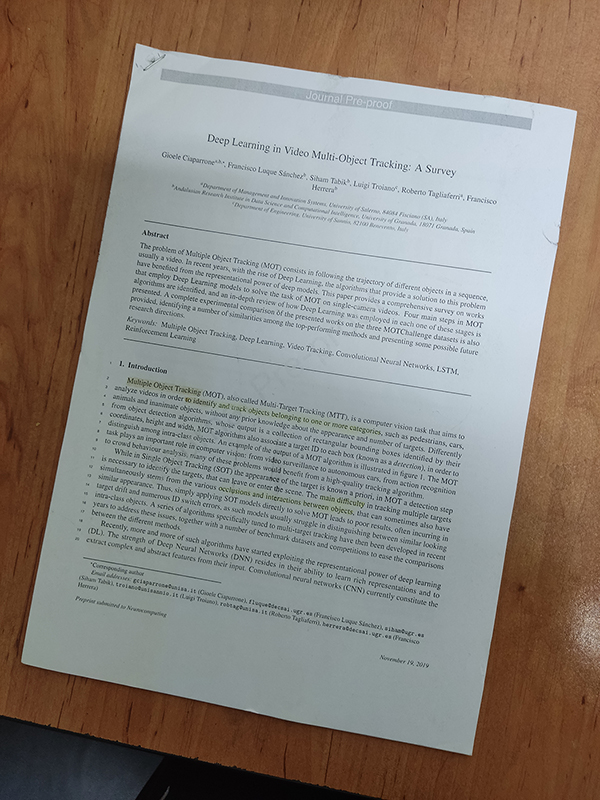
#> input picture HW[7]/images/example.jpg, 600 x 800 px, found by its file name
$ jupyter execute Q3.ipynb
#> lines starting #> are read from the running program, lines starting #| are printed output that depends on the picture; after the words box and inside, x2 and y2 are one past the last pixel; in counts of white or black regions, pixels touching at a corner belong together
# Imports

[cell 1]
import cv2
import numpy as np
import matplotlib.pyplot as plt

# Utilities

[cell 2]
def imshow(im):
    width, height, *channels = im.shape
    if channels:
        # By default, OpenCV tends to work with images in the BGR format.
        # This is due to some outdated practices, but it has been left in the library.
        # We can iterate the channels in reverse order to get an RGB image.
        plt.imshow(im[:,:,::-1])
    else:
        plt.imshow(im, cmap='gray')
    plt.axis('off')

[cell 3]
def reorder(vertices):
    # OpenCV *prefers* if we use `np.float32`.
    reordered = np.zeros_like(vertices, dtype=np.float32)
    add = vertices.sum(1)
    reordered[0] = vertices[np.argmin(add)]
    reordered[2] = vertices[np.argmax(add)]
    diff = np.diff(vertices, axis=1)
    reordered[1] = vertices[np.argmin(diff)]
    reordered[3] = vertices[np.argmax(diff)]
    return reordered

# Image

[cell 4]
im = cv2.imread('example.jpg')
#> im is the input picture: shape (800, 600, 3); mean B, G, R 122.1, 130.1, 137.6
imshow(im)

# Process

Follow the hints in each section to implement the functions.

## Grayscale Transform

Use the `cv2.cvtColor` function with any color space you deem appropriate. The resulting image should have a single channel.

[cell 5]
def to_grayscale(im):
    R = im[:, :, 0]
    G = im[:, :, 1]
    B = im[:, :, 2]
    luminance = 0.299*R + 0.587*G + 0.114*B
    return np.uint8(luminance)

[cell 6]
grayscale = to_grayscale(im)
#> in to_grayscale, `R = im[:, :, 0]`:
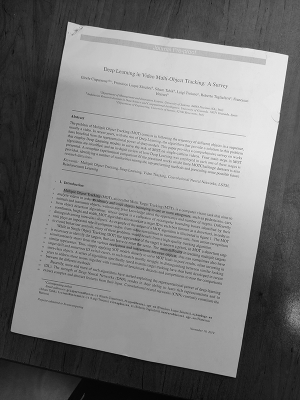
#> R: shape (800, 600) (shown at 1/2 size); min 0, max 255, mean 122.1
#> in to_grayscale, `G = im[:, :, 1]`:
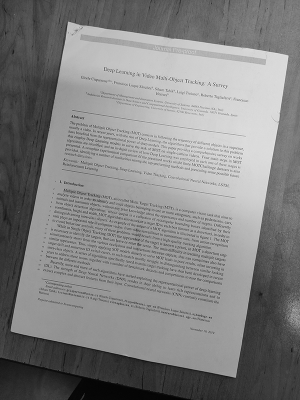
#> G: shape (800, 600) (shown at 1/2 size); min 0, max 255, mean 130.1
#> in to_grayscale, `B = im[:, :, 2]`:
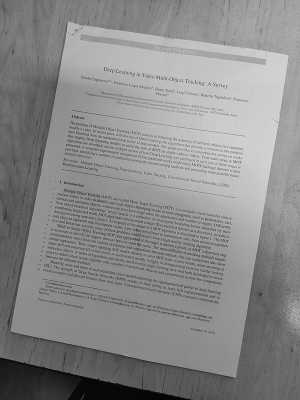
#> B: shape (800, 600) (shown at 1/2 size); min 0, max 254, mean 137.6
plt.figure(figsize=(15,15))
imshow(grayscale)

## Blurring the Image

The Gaussian filter or its more advanced sibling, the Bilateral filter, have shown the best results. Go with whatever smoothing filter you prefer. Considering that the image is highly likely to contain texts, adjust your window size accordingly.

[cell 7]
def blur(im):
    output = cv2.bilateralFilter(im, 3,75,75)
    return output

blurred = blur(grayscale)
plt.figure(figsize=(15,15))
imshow(blurred)

## Edge Detection

The `cv2.Canny` filter tends to generate the best results. Tune its thresholds using the provided image and try it on a few more examples.

[cell 8]
def to_edges(im):
    result = cv2.Canny(im, 50, 220)
    return result

[cell 9]
edges = to_edges(blurred)
#> in to_edges, `result = cv2.Canny(im, 50, 220)`:
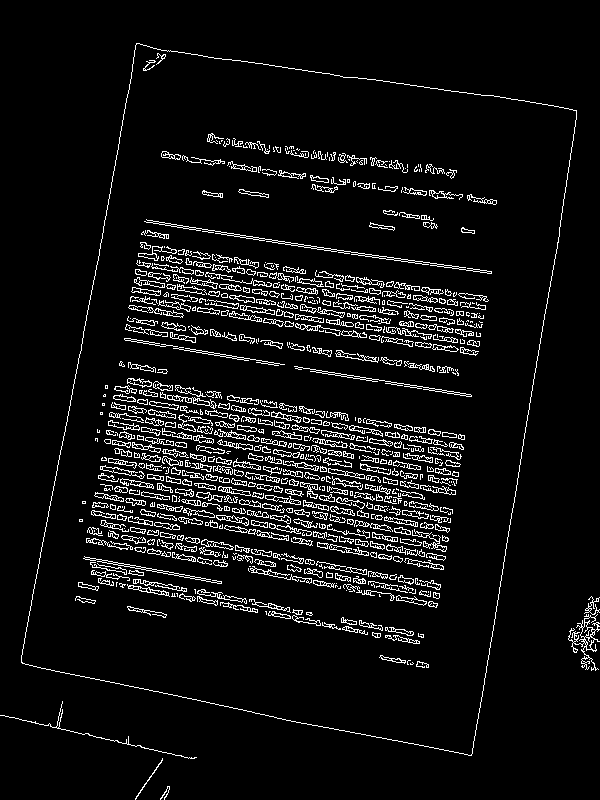
#> result: shape (800, 600); 6.7% white in thin lines or dots
plt.figure(figsize=(15,15))
imshow(edges)

## Contour Detection

We highly suggest that you learn more about [image contours](https://docs.opencv.org/4.x/d4/d73/tutorial_py_contours_begin.html), specifically, the `cv2.findContours` function. You'd want to find the contour that has the largest surface area (using `cv2.contourArea`) and simplify its boundaries to a quadrilateral using `cv2.approxPolyDP` (and possibly `cv2.arcLength`). If this all sounds too complicated, go with the Hough transform. As discussed in the instructions, you can use the Hough transform to identify four lines within the output of `to_edges` to identify the most prominent parallelogram present in the image. This isn't, however, the best solution.

Regardless of the method, the output of the function must be the coordinates of the four vertices containing the page, in the form of a `4x2` array.

*Hint*: If you are using `cv2.findContours`, the Simple Approximation Model suffices for our purposes.

[cell 10]
def find_vertices(im):
    # find all contours
    contours, hierarchy = cv2.findContours(im, cv2.RETR_TREE, cv2.CHAIN_APPROX_SIMPLE)
    # find largest area contour
    max_area = -1
    for i in range(len(contours)):
        area = cv2.contourArea(contours[i])
        if area>max_area:
            cnt = contours[i]
            max_area = area
    # simplify its boundaries to a quadrilateral
    cnt = cv2.approxPolyDP(cnt,0.01*cv2.arcLength(cnt,True),True)
    return np.squeeze(cnt)

[cell 11]
# Let's draw the points on the original image.
imshow(im)
vertices = find_vertices(edges)
#> in find_vertices, `contours, hierarchy = cv2.findContours(im, cv2.RETR_TREE, cv2.CHAIN_AP..`: contours = 1661 contours, 1045 with area under 20; largest, box (x1, y1, x2, y2) and area: (21, 43, 577, 756) 291056, (21, 43, 577, 756) 291052, (144, 219, 492, 274) 500, (568, 614, 600, 671) 293, (83, 556, 222, 584) 243
#> the loop in find_vertices, `for i in range(len(contours)):` made 1661 passes
#> (area, max_area) on passes 2, 4, 21: (25, 25), (293, 293), (291056, 291056)
#> after the loop in find_vertices, `for i in range(len(contours)):`: cnt = contour of 767 points, box (x1, y1, x2, y2) (21, 43, 577, 756), area 291056; max_area = 291056
#> in find_vertices, `cnt = cv2.approxPolyDP(cnt,0.01*cv2.arcLength(cnt,True),True)`: cnt = [[136, 43], [21, 662], [471, 755], [576, 110]]
#> vertices = [[136, 43], [21, 662], [471, 755], [576, 110]]
plt.scatter([x for x, y in vertices], [y for x, y in vertices])
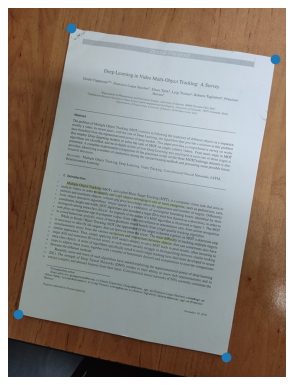
#> figure drawn by matplotlib, 1 panel

## Perspective Transform

We can use the `cv2.getPerspectiveTransform` function to find a transform that maps the region we have identified to a rectangle that we can easily crop. You then need to use `cv2.warpPerspective` to apply this transform and crop out the target region.

**Note**: `cv2.getPerspectiveTransform` expects your vertices in a particular order. They should be top left, top right, bottom right, and finally, bottom left. We have implemented a utility function for this purpose.

[cell 12]
def crop_out(im, vertices):
    width = np.max(vertices[:, 0]) - np.min(vertices[:, 0])
    height = np.max(vertices[:, 1]) - np.min(vertices[:, 1])
    target = np.array([[0, 0], [width-1, height-1], [0, height-1], [width-1, 0]])
    target, vertices = reorder(np.array(target)), reorder(np.array(vertices))
    transform = cv2.getPerspectiveTransform(vertices, target)  # get the top or bird eye view effect
    return cv2.warpPerspective(im, transform, (width, height))

[cell 13]
cropped = crop_out(im, vertices)
#> in crop_out, `width = np.max(vertices[:, 0]) - np.min(vertices[:, 0])`: width = 555
#> in crop_out, `height = np.max(vertices[:, 1]) - np.min(vertices[:, 1])`: height = 712
#> in crop_out, `target = np.array([[0, 0], [width-1, height-1], [0, height-1], [width-..`: target = [[0, 0], [554, 711], [0, 711], [554, 0]]
#> in reorder, `add = vertices.sum(1)`: add = [0, 1265, 711, 554]
#> in reorder, `diff = np.diff(vertices, axis=1)`: diff = [0, 157, 711, -554]
#> in crop_out, `target, vertices = reorder(np.array(target)), reorder(np.array(vertice..`: target = [[0, 0], [554, 0], [554, 711], [0, 711]]; vertices = [[136, 43], [576, 110], [471, 755], [21, 662]]
#> in crop_out, `transform = cv2.getPerspectiveTransform(vertices, target)`: transform = [[1.29, 0.239, -185.3], [-0.178, 1.17, -26.02], [7.57e-05, 6.57e-05, 1]]
#> in crop_out, `return cv2.warpPerspective(im, transform, (width, height))`:
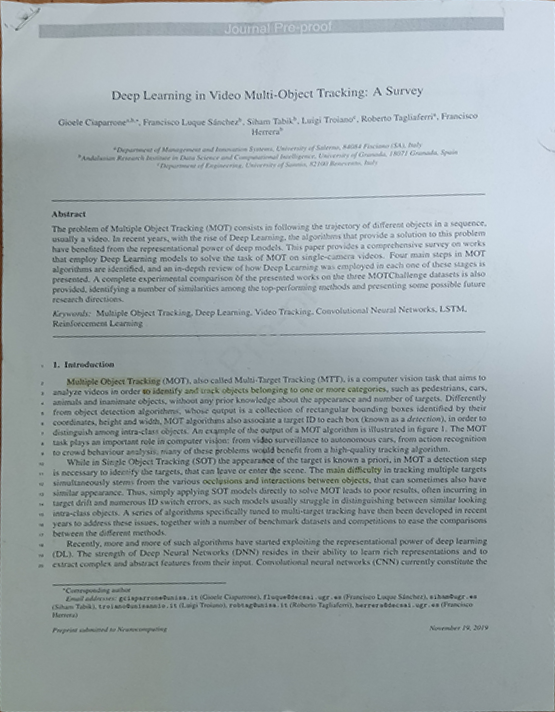
#> returned value: shape (712, 555, 3); mean of channels 0, 1, 2 169.7, 166.7, 156.1; drawn as B, G, R
plt.figure(figsize=(15,15))
imshow(cropped)

## Image Enhancement

I'll leave this part up to you!

[cell 14]
def enhance(im):
    im = to_grayscale(im)
    result = cv2.adaptiveThreshold(im, 255, cv2.ADAPTIVE_THRESH_GAUSSIAN_C, cv2.THRESH_BINARY, 11, 2)
    return result

## Result

Let's put everything together and get the result in one go.

[cell 15]
def scan(im):
    grayscale = to_grayscale(im)
    blurred = blur(grayscale)
    edges = to_edges(blurred)
    vertices = find_vertices(edges)
#> the loop in find_vertices (call 2), `for i in range(len(contours)):` made 1661 passes
    cropped = crop_out(im, vertices)
    return enhance(cropped)

[cell 16]
scanned = scan(im)
#> in scan, `vertices = find_vertices(edges)`: vertices = [[136, 43], [21, 662], [471, 755], [576, 110]]
#> in to_grayscale (call 3), `R = im[:, :, 0]`:
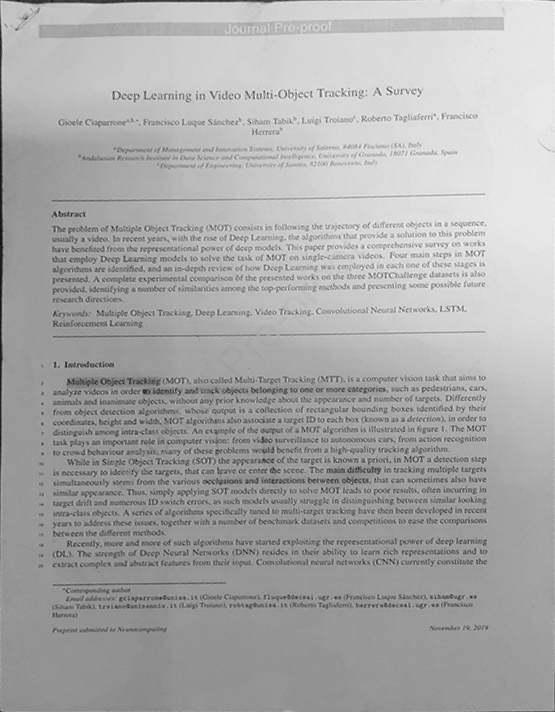
#> R: shape (712, 555); min 12, max 254, mean 169.7
#> in to_grayscale (call 3), `B = im[:, :, 2]`:
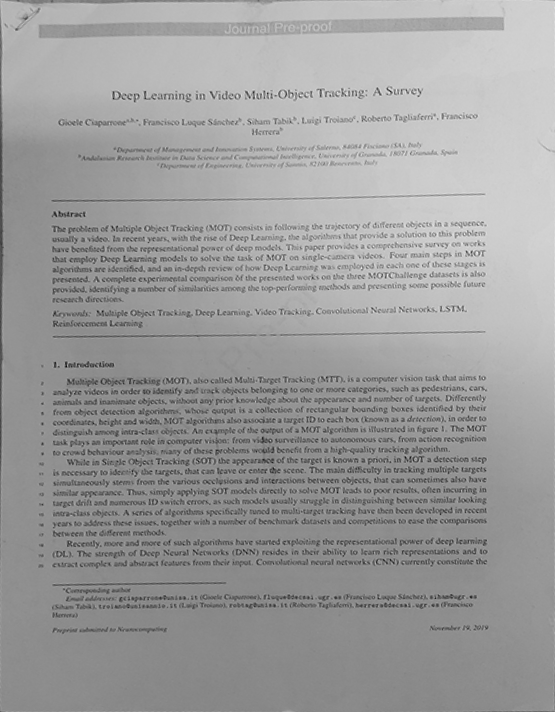
#> B: shape (712, 555); min 9, max 242, mean 156.1
#> in enhance, `result = cv2.adaptiveThreshold(im, 255, cv2.ADAPTIVE_THRESH_GAUSSIAN_C..`:
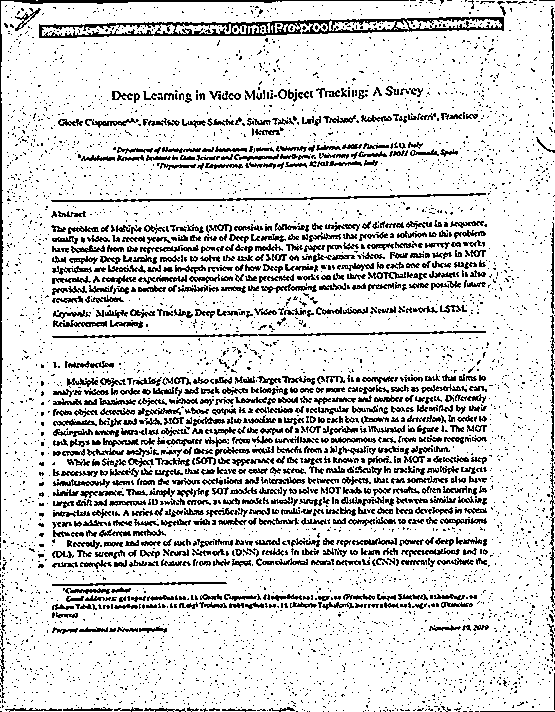
#> result: shape (712, 555); 83.9% white; black in thin lines or dots
plt.figure(figsize=(15,15))
imshow(scanned)

[cell 17]
scanned = cv2.medianBlur(scanned, 3)
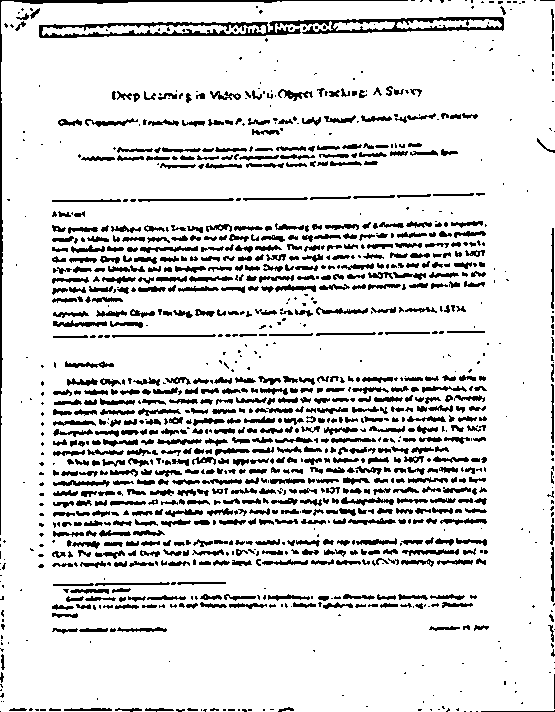
#> scanned: shape (712, 555); 86% white; 1173 black regions (471 under 20 px), largest, box (x1, y1, x2, y2) and area: (39, 17, 504, 38) 3280, (0, 0, 408, 535) 1705, (53, 320, 107, 327) 215
plt.figure(figsize=(15,15))
imshow(scanned)
